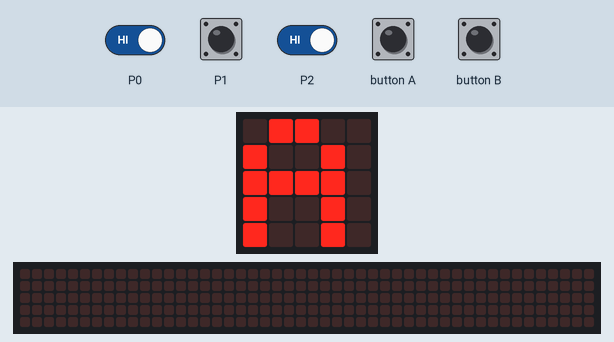
This program was run on a simulated BBC micro:bit running MicroPython. On the bench: the board's 5×5 LED display, a strip that is not on the board, showing the scrolling text unrolled. Inputs (shaded band) come from the test bench. The 48×5 strip is a reading aid, not a part: it shows the text the display is scrolling, unrolled, one strip-width of it at a time.

Above: at 3.2 s.
3.3 s: button A pressed for 0.15 s
At 3.37 s:
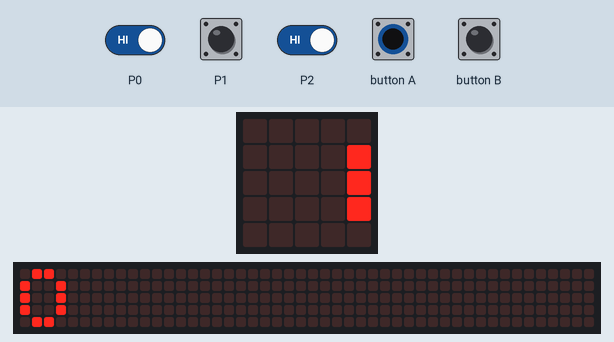
4.0 s: button B pressed for 1 s
At 4.72 s:
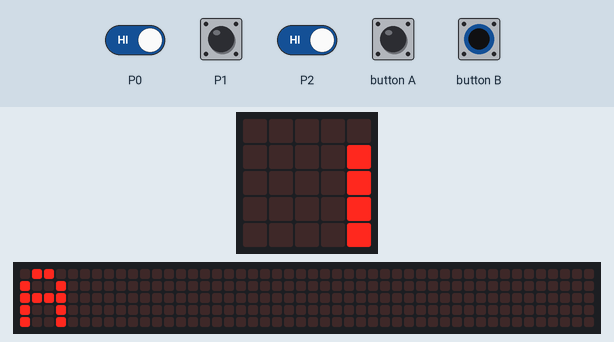
5.6 s: touch pin P1 pressed for 1 s
At 6.07 s:
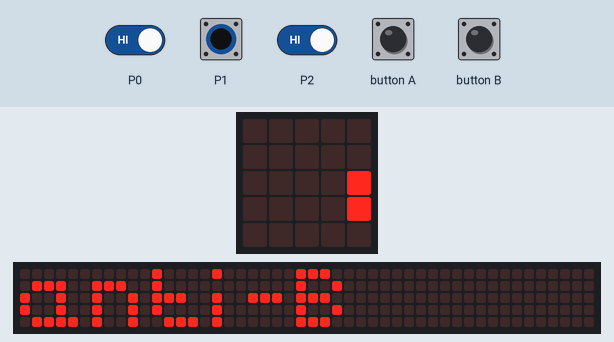
7.2 s: P0 (touch pin P0) driven LOW and P2 (touch pin P2) driven LOW
10.2 s: touch pin P2 released
At 11.3 s:
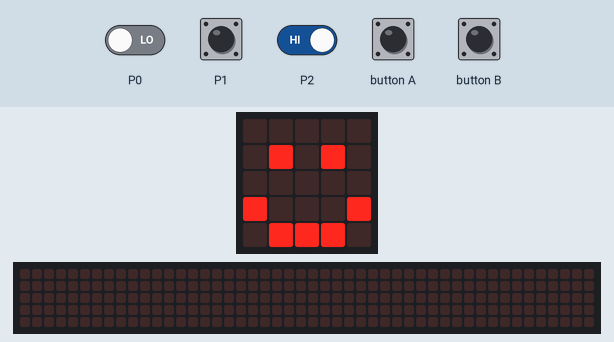
12.3 s: button B pressed for 0.15 s
At 12.37 s:
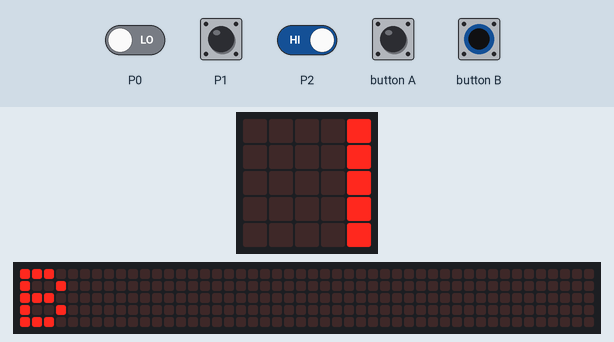
Timing chart, 0 to 14.0 s (numbered marks = the images above; inputs shaded):
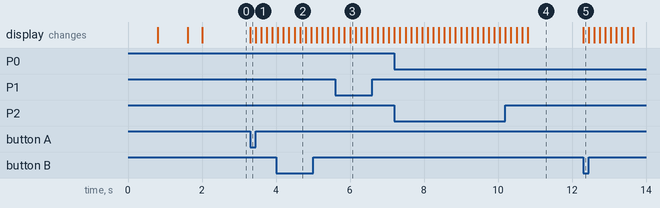

Measured:
- after the input at 3.3 s, the display: changes at once (image 1)
- after the input at 4.0 s, the display: first differs from a run without the input after 0.65 s (image 2)
- after the input at 5.6 s, the display: first differs from a run without the input after 0.40 s (image 3)
- after the input at 10.2 s, the display: first differs from a run without the input after 0.60 s (image 4)
- after the input at 12.3 s, the display: changes at once (image 5)

The program:

microbit.py
```python
from microbit import *

# Beating heart
for i in range(5):
    display.show(Image.HEART, clear=True)

blood_types = ['A', 'B', 'AB', '0']
antibodies = ['anti-B', 'anti-A', '', 'anti-A & anti-B']
antigens = ['A-antigen', 'B-antigen', 'A-antigen & B-antigen', '']

# First output display
i = 0
display.show(blood_types[i])
length = len(blood_types)

# Getting input
while True:

    # Scroll antibodies
    if pin1.is_touched():
        if antibodies[i]:
            display.scroll(antibodies[i])
        else:
            display.show(Image.NO)

    # Scroll antigens
    elif pin2.is_touched():
        if antigens[i]:
            display.scroll(antigens[i])
        else:
            display.show(Image.NO)

    # Show a smiley face because I can
    elif pin0.is_touched():
        display.show(Image.HAPPY)

    # Move left
    if button_a.is_pressed():
        i += -1
        if i < 0:
            i = length-1
        display.scroll(blood_types[i])

    # Move right
    elif button_b.is_pressed():
        i += 1
        if i == length:
            i = 0
        display.scroll(blood_types[i])
```
